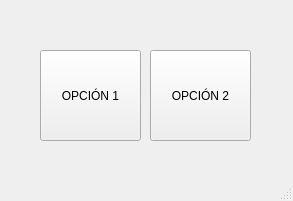
<?xml version="1.0" encoding="UTF-8"?>
<ui version="4.0">
 <class>MainWindow</class>
 <widget class="QMainWindow" name="MainWindow">
  <property name="geometry">
   <rect>
    <x>0</x>
    <y>0</y>
    <width>293</width>
    <height>201</height>
   </rect>
  </property>
  <property name="windowTitle">
   <string>Menú Principal</string>
  </property>
  <widget class="QWidget" name="centralwidget">
   <widget class="QPushButton" name="boton1">
    <property name="geometry">
     <rect>
      <x>40</x>
      <y>50</y>
      <width>101</width>
      <height>91</height>
     </rect>
    </property>
    <property name="text">
     <string>OPCIÓN 1</string>
    </property>
   </widget>
   <widget class="QPushButton" name="boton2">
    <property name="geometry">
     <rect>
      <x>150</x>
      <y>50</y>
      <width>101</width>
      <height>91</height>
     </rect>
    </property>
    <property name="text">
     <string>OPCIÓN 2</string>
    </property>
   </widget>
  </widget>
  <widget class="QStatusBar" name="statusbar"/>
 </widget>
 <resources/>
 <connections/>
</ui>
